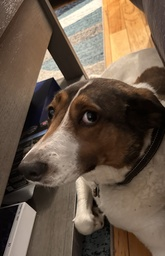
#> input picture photos/IMG_0887.JPG, 165 x 256 px, shrunk from 1750 x 2720 before the run
$ python rig.py ../photos/IMG_0887.JPG ../photos/IMG_0887.JPG
#> lines starting #> are read from the running program, lines starting #| are printed output that depends on the picture
#!/usr/bin/env python3
"""Procedural rig: animate ONE master drawing into a seamless 48-frame loop.

Interpolating between generated keyframes morphs (optical flow warps in 2D
while the drawings articulate in 3D) and generating many frames drifts
off-model. Rigging sidesteps both: every frame is derived from a single
master cell by small deterministic deformations, so identity drift and
morphing are impossible by construction and feet stay planted because the
deformation is zero at ground level.

Deformations:
- sway: horizontal shear that fades in with height above the ground —
  the body leans gently, hinged at the feet
- breath: vertical lift that fades in with height — chest/head rise a
  couple of pixels and settle
- tail wag: a feather-masked tail layer rotated a few degrees about the
  tail base
All bands move sub-pixel per frame via a bicubic mesh warp; every sine
completes integer cycles over the loop so frame 47 flows into frame 0.

Usage: rig.py <master_cell.png|sheet.webp:row:col> <out_dir> [--gif out.gif]
"""
import math
import sys
from pathlib import Path

from PIL import Image, ImageChops, ImageDraw, ImageFilter

CELL_W, CELL_H = 192, 208
N_FRAMES = 48
FPS = 12
GROUND_Y = 188   # deformation is zero at/below this line (feet planted)


def band_warp(img, dx_of_y, dy_of_y, band=4):
    """Smooth whole-canvas warp: each horizontal band's source quad is
    offset by (dx(y), dy(y)) at its top and bottom edge; bicubic sampling
    gives sub-pixel motion with no seams."""
    W, H = img.size
    mesh = []
    for y0 in range(0, H, band):
        y1 = min(H, y0 + band)
        mesh.append(((0, y0, W, y1),
                     (-dx_of_y(y0), y0 - dy_of_y(y0),
                      -dx_of_y(y1), y1 - dy_of_y(y1),
                      W - dx_of_y(y1), y1 - dy_of_y(y1),
                      W - dx_of_y(y0), y0 - dy_of_y(y0))))
    return img.transform((W, H), Image.MESH, mesh, resample=Image.BICUBIC)


def _premul(img, alpha):
    r, g, b = img.split()[:3]
    return Image.merge("RGBA", (ImageChops.multiply(r, alpha),
                                ImageChops.multiply(g, alpha),
                                ImageChops.multiply(b, alpha), alpha))


def rotate_layer(img, theta, ellipse, pivot, feather=5):
    """Rotate a feather-masked region (tail, ear, raised paw) about a pivot.

    Compositing happens in PREMULTIPLIED alpha with linear addition:
    out = orig*(1-mask) + rotate(orig*mask). At theta=0 this reconstructs
    the original exactly (an over-composite of feather-split halves leaves
    a translucent ring), and when rotated the region genuinely vanishes
    from its old position (an over-composite on the uncut original leaves
    a static ghost behind the moved copy)."""
    if not theta:
        return img
    mask = Image.new("L", img.size, 0)
    ImageDraw.Draw(mask).ellipse(tuple(ellipse), fill=255)
    mask = mask.filter(ImageFilter.GaussianBlur(feather))
    a = img.getchannel("A")
    inv = ImageChops.invert(mask)
    body_p = _premul(img, ImageChops.multiply(a, inv))
    layer_p = _premul(img, ImageChops.multiply(a, mask)).rotate(
        theta, resample=Image.BICUBIC, center=tuple(pivot))
    out = Image.merge("RGBA", [ImageChops.add(bc, lc) for bc, lc in
                               zip(body_p.split(), layer_p.split())])
    # un-premultiply the semi-transparent edge pixels (interior is exact)
    px = out.load()
    W, H = out.size
    for y in range(H):
        for x in range(W):
            av = px[x, y][3]
            if 0 < av < 255:
                r, g, b, _ = px[x, y]
                px[x, y] = (min(255, r * 255 // av),
                            min(255, g * 255 // av),
                            min(255, b * 255 // av), av)
    return out


# Default clay-idle program; real programs live in each pet's
# smooth-rows.json as {"rig": {...}}. Amplitudes in px (sway/breath) or
# degrees (layers); freq = cycles per loop (integer, for a seamless wrap).
IDLE = {
    "sway": {"amp": 1.6, "freq": 1},
    "breath": {"amp": 1.6, "freq": 2},
    "layers": [{"amp": 3.0, "freq": 2, "phase": 0.9,
                "ellipse": (34, 136, 82, 196), "pivot": (76, 166)}],
}


def apply_patch(master, patch, weight, _cache={}):
    """Blend a rect region from a patch image (e.g. a closed-eye master for
    blinks) over the master at the given weight. frames maps frame index ->
    weight, so a blink is two full frames flanked by half-blend frames."""
    key = patch["src"]
    if key not in _cache:
        img = Image.open(patch["src"]).convert("RGBA")
        if img.size != master.size:
            img = img.resize(master.size, Image.LANCZOS)
        mask = Image.new("L", master.size, 0)
        ImageDraw.Draw(mask).rectangle(tuple(patch["rect"]), fill=255)
        mask = mask.filter(ImageFilter.GaussianBlur(patch.get("feather", 3)))
        _cache[key] = (img, mask)
    img, mask = _cache[key]
    blended = Image.blend(master, img, weight)
    return Image.composite(blended, master, mask)


def render(master, prog, n_frames=N_FRAMES):
    frames = []
    for i in range(n_frames):
        t = i / n_frames
        sway = prog.get("sway", {"amp": 0, "freq": 1})
        breath = prog.get("breath", {"amp": 0, "freq": 1})
        s = sway["amp"] * math.sin(2 * math.pi * sway["freq"] * t)
        b = breath["amp"] * (0.5 - 0.5 * math.cos(
            2 * math.pi * breath["freq"] * t))

        def w(y):  # sway weight: 1 at head, 0 at ground
            return max(0.0, (GROUND_Y - y) / (GROUND_Y - 5)) ** 1.3

        def v(y):  # breath weight: chest-centered — a uniform whole-body
            # lift reads as bad anchoring, breathing lives in the torso
            c = breath.get("center", 115)
            sig = breath.get("sigma", 55)
            return (math.exp(-((y - c) / sig) ** 2)
                    * min(1.0, max(0.0, (GROUND_Y - y) / 12)))

        img = master
        patch = prog.get("patch")
        if patch:
            wgt = float(patch.get("frames", {}).get(str(i), 0.0))
            if wgt > 0:
                img = apply_patch(master, patch, wgt)
        for lay in prog.get("layers", []):
            theta = lay["amp"] * math.sin(
                2 * math.pi * lay["freq"] * t + lay.get("phase", 0.0))
            img = rotate_layer(img, theta, lay["ellipse"], lay["pivot"],
                               feather=lay.get("feather", 5))
        img = band_warp(img, lambda y: s * w(y), lambda y: -b * v(y))
        frames.append(img)
    return frames


def main():
    src, out_dir = sys.argv[1], Path(sys.argv[2])
    if ":" in src:
        path, row, col = src.rsplit(":", 2)
        sheet = Image.open(path).convert("RGBA")
        master = sheet.crop((int(col) * CELL_W, int(row) * CELL_H,
                             (int(col) + 1) * CELL_W,
                             (int(row) + 1) * CELL_H))
    else:
        master = Image.open(src).convert("RGBA")
    frames = render(master, IDLE)
#> the loop in render, `for lay in prog.get("layers", []):` made 1 pass
#> pass 1, in rotate_layer, `mask = mask.filter(ImageFilter.GaussianBlur(feather))`:
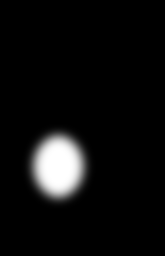
#> mask: PIL image 165x256 L; min 0, max 255, mean 14.1
#> pass 1, in rotate_layer, `inv = ImageChops.invert(mask)`:
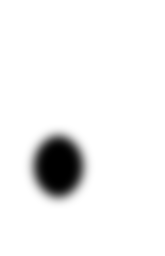
#> inv: PIL image 165x256 L; min 0, max 255, mean 240.9
    out_dir.mkdir(parents=True, exist_ok=True)
    for i, f in enumerate(frames):
        f.save(out_dir / f"{i:02d}.png")
#> this loop made 48 passes
    if "--gif" in sys.argv:
        gif_path = sys.argv[sys.argv.index("--gif") + 1]
        gif = []
        for f in frames:
            bg = Image.new("RGBA", f.size, (32, 32, 32, 255))
            bg.paste(f, (0, 0), f)
            gif.append(bg.convert("RGB").resize(
                (f.size[0] * 2, f.size[1] * 2), Image.NEAREST))
        gif[0].save(gif_path, save_all=True, append_images=gif[1:],
                    duration=round(1000 / FPS), loop=0)
        print(f"{gif_path}: {len(frames)} frames @ {FPS}fps")


if __name__ == "__main__":
    main()
